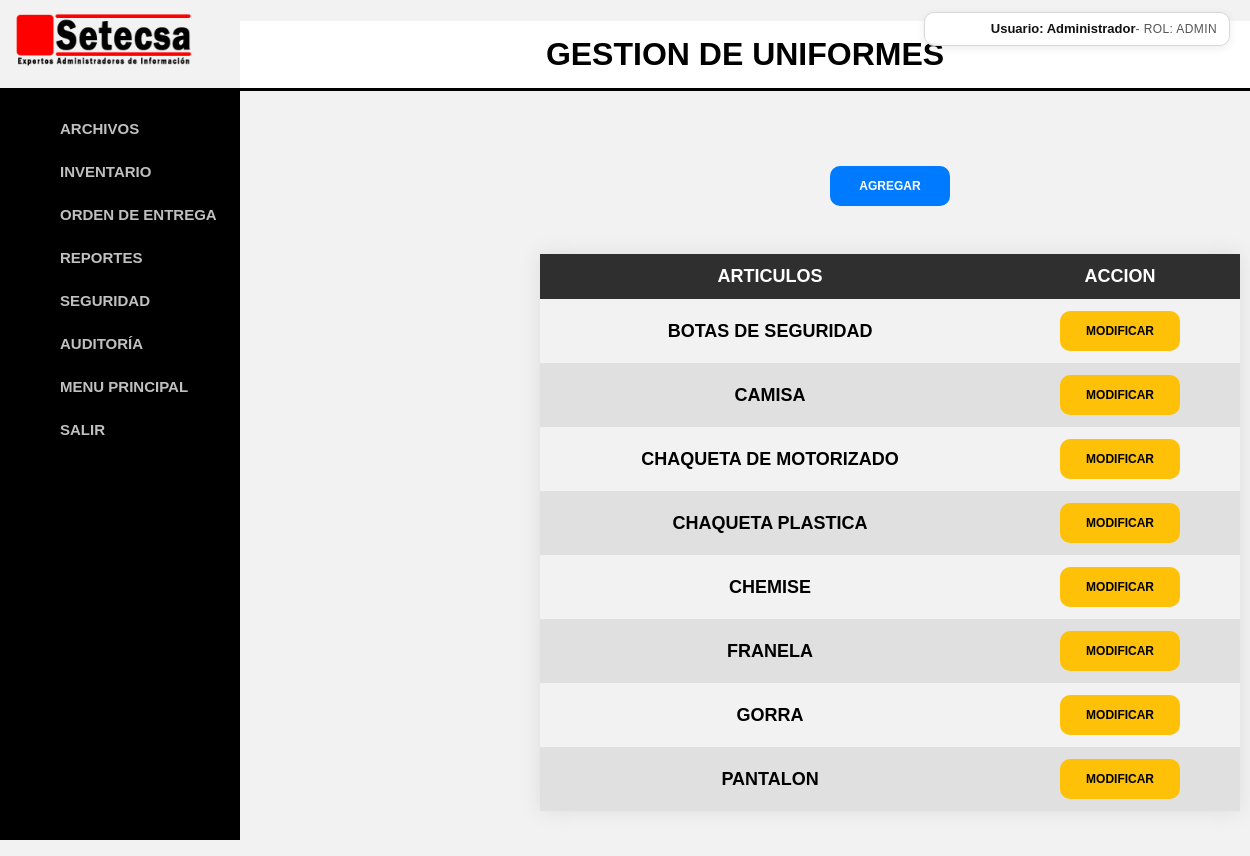
Screenshot of /articulosvista.php (signed in) with the database file from the repository.
### tables this page shows
CREATE TABLE `articulos` (
  `id` bigint(20) UNSIGNED NOT NULL,
  `nombre` varchar(40) NOT NULL
);

### articulosvista.php (the view, shortened to what this page needs)
<?php
    include ('encabezado.php');
    include ('conexion_db.php');
    $qry = "select * from articulos order by nombre";
    $result = mysqli_query($mysqli,$qry) or die('La consulta falló: '.$mysqli -> error);
    $css1= "sr_grid1";
    $color[1]=$css1;
    $ncolor=0;
?>
<html lang="en">
    <br><br><br><br>
    <table class="tablabotones">
        <tr>
            <td><input type="button"  class="boton boton-azul" value="AGREGAR" title="AGREGAR ARTICULO" onclick="javascript:{lanzar('articulosagregar.php')}"></td>
        </tr>
    </table>
    <table class="styled-table-3">
        <thead>
            <tr>
                <th>ARTICULOS</th>
                <th>ACCION</th>
            </tr>
        </thead>
        <tbody>
                <?php
                    while($row = mysqli_fetch_array($result, MYSQLI_ASSOC))
                    {
                        $id = $row['id'];
                        $nombre = $row['nombre'];
                ?>
                        <tr class="<?php echo $color[$ncolor]?>">
                            <td><?php echo nl2br(trim($nombre))?></td>
                            <td><input type="button"  class="boton boton-amarillo" title="MODIFICAR ARTICULO" value="MODIFICAR" onclick="javascript:{lanzar('articulosmodificar.php?id=<?php echo $id?>')}" /></td>
                        </tr>
                <?php
                        $ncolor = $ncolor + 1;
                        if ($ncolor > 1 ) { $ncolor=0;}
                    }
                ?>
            </tbody>
    </table>
</html>

### formatos.css (style rules this page uses)
body { font-family: Arial, sans-serif; margin: 0; padding: 0; margin-left: 240px; background-color: #f2f2f2; color: #000; }
.sr_grid1 { background-color: #e0e0e0; }
.boton { font-size:12px; font-family:sans-serif; font-weight:bold; color:#ffffff; background:#333333; border:0px; border-radius: 10px; width:120px; height:40px; }
input[type="button"].boton[value="AGREGAR"], button[type="button"].boton[value="AGREGAR"], a.boton[value="AGREGAR"] { background: #007bff !important; color: #ffffff !important; }
.boton-azul { background: #007bff; color: #ffffff; }
.boton-amarillo { background: #ffc107; color: #000000; }
.styled-table-3 { border-collapse: collapse; margin: 45px 300px; font-size: 18px; font-family: sans-serif; min-width: 700px; box-shadow: 0 0 20px #dcdcdc; }
.styled-table-3 thead tr { background-color: #2f2f2f; color: #ffffff; text-align: middle; }
.styled-table-3 th, .styled-table-3 td { padding: 12px 15px; }
.styled-table-3 tbody tr td { text-align: center; font-weight: bold; color: #000000; height: 10px; }
.tablabotones { margin: 0px 400px; min-width: 500px; }
.tablabotones tbody tr td { text-align: center; }

### rows the page displays
articulos: nombre "BOTAS DE SEGURIDAD"
articulos: nombre "CAMISA"
articulos: nombre "CHAQUETA DE MOTORIZADO"
articulos: nombre "CHAQUETA PLASTICA"
articulos: nombre "CHEMISE"
articulos: nombre "FRANELA"
articulos: nombre "GORRA"
articulos: nombre "PANTALON"

### other values shown
$nombreUsuarioSesion "Administrador"
$rolUsuarioSesion "ADMIN"
